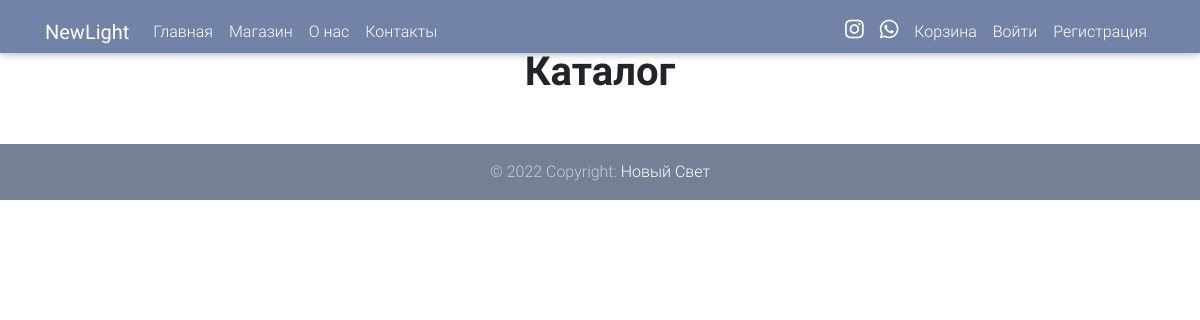
Page /shop/ on the earlier database version.
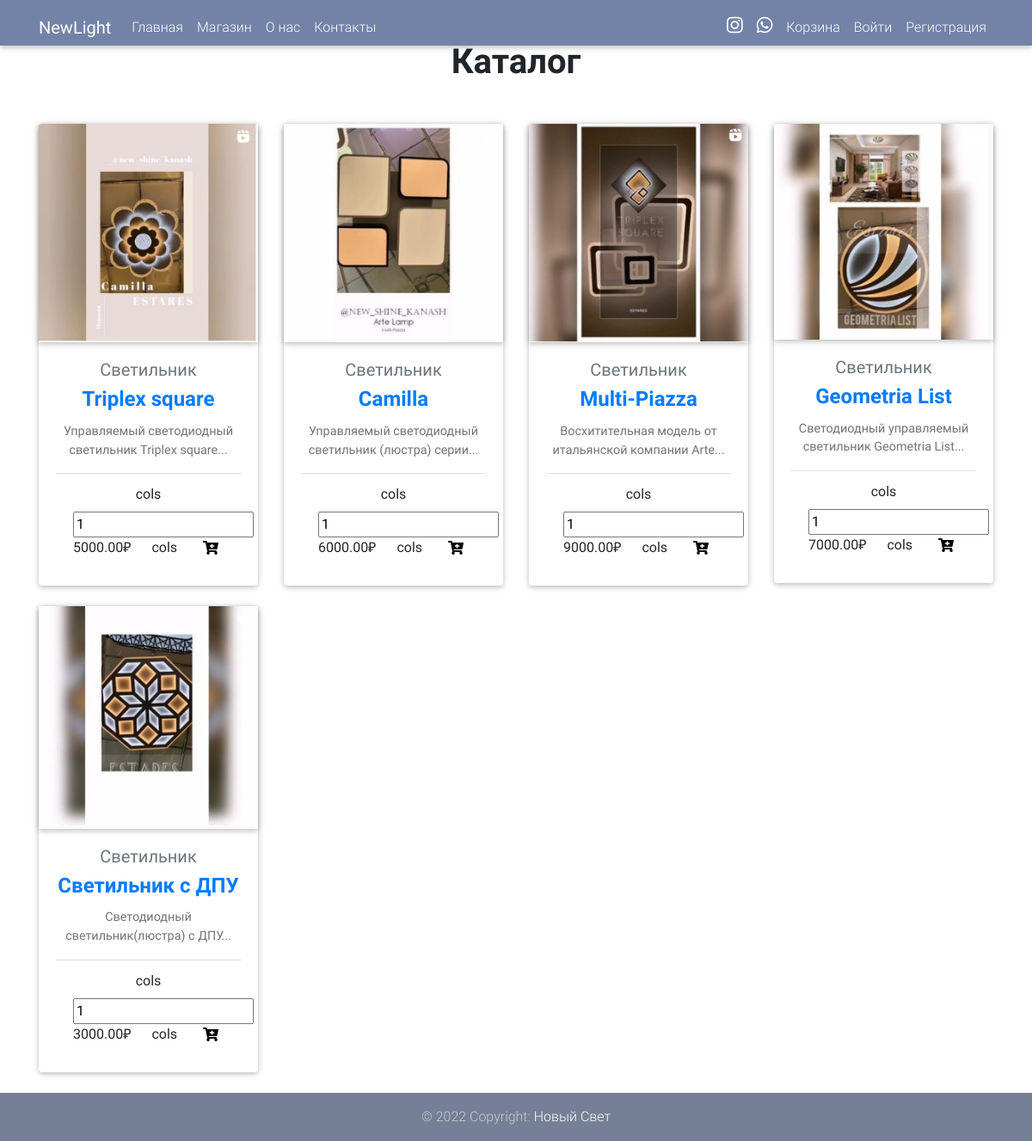
Same page on the later database version.
### shop/models.py (models this page shows, shortened)
class Product(models.Model):
    name = models.CharField(max_length=255, verbose_name='Название люстры')
    description = models.TextField(max_length=1000, verbose_name='Описание')
    features = models.TextField(max_length=1000, verbose_name='Характеристики')
    type = models.CharField(max_length=255, verbose_name='Тип')
    code = models.AutoField(auto_created=True, primary_key=True, verbose_name='ID')
    price = models.DecimalField(max_digits=20, decimal_places=2)
    unit = models.CharField(max_length=255, blank=True, null=True)
    image = models.ImageField("Фотографии", upload_to='shop/')
    note = models.TextField(blank=True, null=True, verbose_name='Заметки')
    class Meta:
        ordering = ['pk']

### shop/views.py (the view)
# urls.py: path('', views.ProductsListView.as_view(), name='shop'),
class ProductsListView(ListView):
    model = Product
    template_name = 'shop/shop.html'

### templates/shop/shop.html (shortened to what this page needs)
{% extends 'base.html' %}
{% load static %}
{% block container %}
    <h1 class="font-weight-bold text-center h1 my-5">Каталог</h1>
    <div class="container">
        <div class="row">
            {% for object in object_list %}
                <div class="col-lg-3 col-md-6 mb-4">
                    <div class="card card-ecommerce">
                        <form method="post" action="{% url 'add_item_to_cart' object.pk %}">
                            <div class="view overlay z-depth-1">
                                <img src="/shop{{ object.image.url }}"
                                     class="card-img-top"
                                     alt="">
                            </div>
                            <div class="card-body text-center no-padding">
                                <a href="" class="text-muted">
                                    <h5>{{ object.type }}</h5>
                                </a>
                                <h4 class="card-title">
                                    <strong>
                                        <a href="">{{ object.name }}</a>
                                    </strong>
                                </h4>
                                <p class="card-text">{{ object.description|slice:':50' }}...</p>
                                <div class="card-footer">
                                                                    <label for="id_quantity" >cols</label>
                                                                    <input type="number" name="quantity" value="1" min="1" required id="id_quantity">cols</input>
                                    <span class="float-left">{{ object.price }}₽
                                  </span>
                                    <span class="float-right">
                                    <button class="border-0 bg-transparent" type="submit" data-toggle="tooltip" data-placement="top" title="Add to Wishlist">
                                      <i class="fas fa-cart-plus"></i>
                                    </button>
                                  </span>
                                </div>
                            </div>
                        </form>
                    </div>
                </div>
            {% endfor %}
        </div>
    </div>
{% endblock container %}

### templates/base.html (shortened to what this page needs)
{% load  static %}
<!DOCTYPE html>
<html lang="en">
<head>
    <link rel="stylesheet" href="https://use.fontawesome.com/releases/v5.8.2/css/all.css">
    <link href="{% static '/css/bootstrap.min.css' %}" rel="stylesheet">
    <link href="{% static '/css/mdb.min.css' %}" rel="stylesheet">
    <link href="{% static '/css/style.css' %}" rel="stylesheet">
    <link rel="stylesheet" href="https://cdnjs.cloudflare.com/ajax/libs/baguettebox.js/1.8.1/baguetteBox.min.css">
</head>
<body>
<nav class="navbar navbar-expand-lg navbar-dark fixed-top scrolling-navbar">
    <div class="container">
        <a class="navbar-brand" href="{% url 'index' %}">
            <strong>NewLight</strong>
        </a>
        <div class="collapse navbar-collapse" id="navbarSupportedContent-7">
            <ul class="navbar-nav mr-auto">
                <li class="nav-item">
                    <a class="nav-link" href="{% url 'index' %}">Главная
                    </a>
                </li>
                <li class="nav-item">
                    <a class="nav-link" href="{% url 'shop' %}">Магазин</a>
                </li>
                <li class="nav-item">
                    <a class="nav-link" href="{% url 'about-us' %}">О нас</a>
                </li>
                <li class="nav-item">
                    <a class="nav-link" href="{% url 'contact' %}">Контакты</a>
                </li>
            </ul>
            <form class="form-inline">
                <ul class="navbar-nav">
                    <li><a href="https://www.instagram.com/new_shine_kanash/" class="px-2 fa-lg li-ic"><i class="fab fa-instagram white-text"></i></a></li>
                    <li><a href="https://wa.me/79373832777" class="px-2 fa-lg li-ic"><i class="fab fa-whatsapp white-text"></i></a></li>
                </ul>
                <ul class="navbar-nav">
                    <li class="nav-item"><a class="nav-link  text-white" href="{% url 'cart_view' %}">Корзина</a></li>
                </ul>
            </form>
            {% if request.user.is_authenticated %}
                <div class="nav-item  dropdown">
                    <a class="nav-link text-white dropdown-toggle" data-toggle="dropdown" href="#"><b>Привет, </b> {{ request.user }}</a>
                    <div class="dropdown-menu">
                        <a class="dropdown-item" href="{% url 'logout' %}">Выйти</a>
                    </div>
                </div>
            {% else %}
                <div class="nav-item ">
                <ul class="navbar-nav">
                    <li class="nav-item"><a class="nav-link  text-white" href="{% url 'login' %}">Войти</a></li>
                    <li class="nav-item"><a class="nav-link text-white" href="{% url 'register' %}">Регистрация</a></li>
                </ul>
                </div>
            {% endif %}
        </div>
    </div>
</nav>
{% block container %}
{% endblock container %}
<footer class="align-items-end page-footer  mdb-color lighten-3 text-center text-md-left bot-footer">
    <div class="footer-copyright text-center py-3 wow fadeIn" data-wow-delay="0.3s">
        <div class="container-fluid">
            &copy; 2022 Copyright: <a href="https://mdbootstrap.com/docs/jquery/"> Новый Свет </a>
        </div>
    </div>
</footer>
</body>
</html>

### static/css/style.css (style rules this page uses)
html, body, header, .jarallax { height: 700px; }
.navbar:not(.top-nav-collapse) { background: #7283A7 !important; }
footer.page-footer { background-color: #383838; }
.navbar.scrolling-navbar { padding-bottom: 1px; }

Differences in the rows shown:
added Product: image (picture), type "Cветильник", name "Triplex square", description "Управляемый светодиодный светильник Triplex square", price "5000.00"
added Product: image (picture), type "Cветильник", name "Camilla", description "Управляемый светодиодный светильник (люстра) серии", price "6000.00"
added Product: image (picture), type "Cветильник", name "Multi-Piazza", description "Восхитительная модель от итальянской компании Arte", price "9000.00"
added Product: image (picture), type "Cветильник", name "Geometria List", description "Светодиодный управляемый светильник Geometria List", price "7000.00"
added Product: image (picture), type "Cветильник", name "Cветильник с ДПУ", description "Светодиодный светильник(люстра) с ДПУ", price "3000.00"
